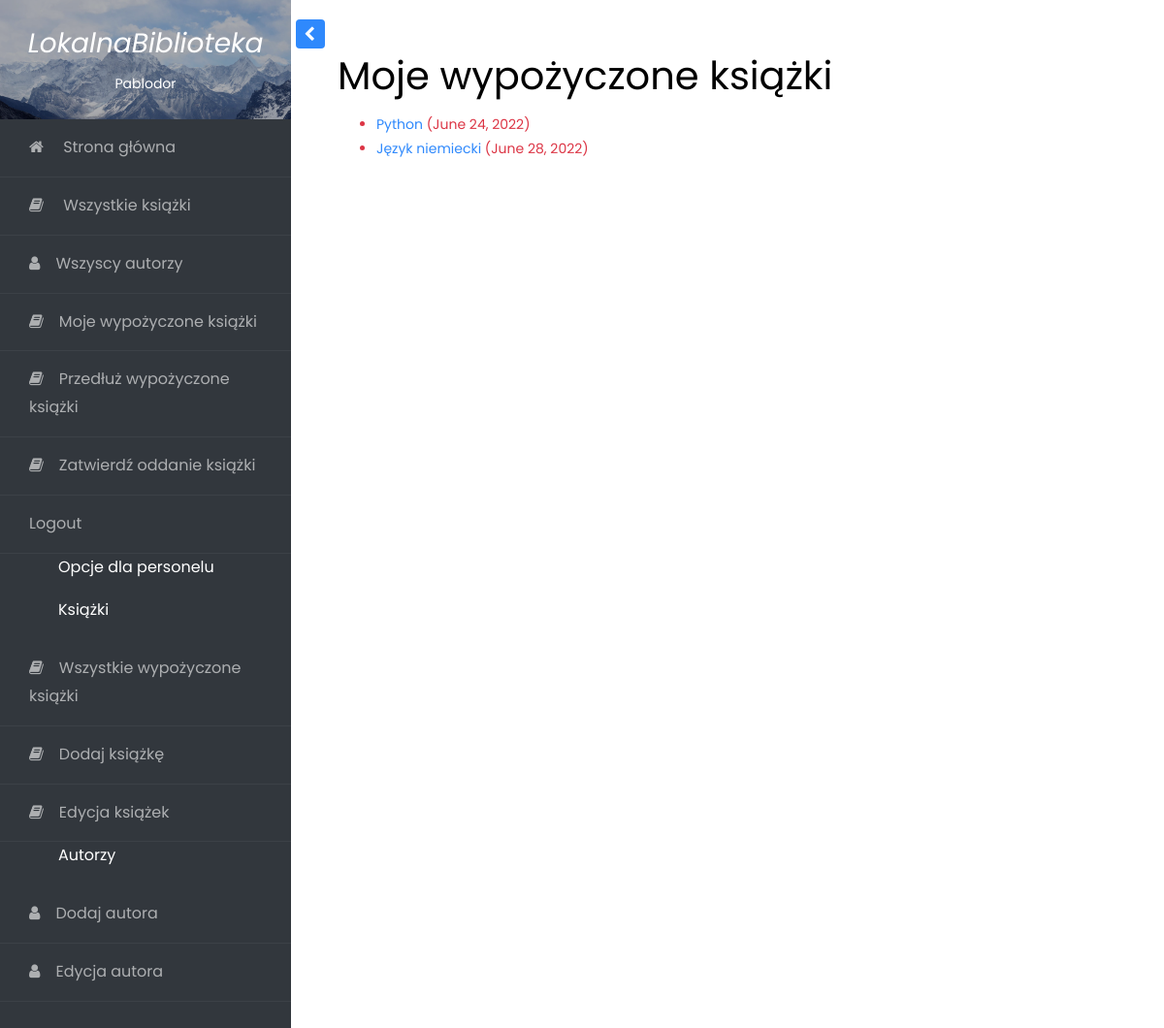
The app's page /catalog/mybooks/ (signed in) with its own data.
### catalog/models.py (models this page shows, shortened)
class BookInstance(models.Model):
    id = models.UUIDField(primary_key=True, default=uuid.uuid4, help_text='Unikalne ID dla kazdej ksiazki w calej księgarni.')
    book = models.ForeignKey('Book', on_delete=models.SET_NULL, null=True, verbose_name="Tytuł książki")
    imprint = models.CharField(max_length=200)
    due_back = models.DateField(null=True, blank=True, verbose_name="Wypożyczona do")
    borrower = models.ForeignKey(User, on_delete=models.SET_NULL, null=True, blank=True, verbose_name="Pożyczający")
    title = models.CharField(max_length=200, null=True, verbose_name="Tytuł") #dodałem tytuł do kopi ksiązki
    LOAN_STATUS = (
        ('m', 'W trakcie renowacji'), # m - maintenance
        ('o', 'Wypożyczona'), # o - on loan
        ('a', 'Dostępna'), # a - available
        ('r', 'Zarezerwowana'), # r - reserved
    )
    status = models.CharField(
        max_length=1,
        choices=LOAN_STATUS,
        blank=True,
        default='m',
        help_text='Dostępność książki',
    )
    class Meta:
        ordering = ['due_back']
        permissions = (("can_mark_returned", "Set book as returned"),)
    @property
    def is_overdue(self):
        if self.due_back and date.today() > self.due_back:
            return True
        return False

class Book(models.Model):
    title = models.CharField(max_length=200, verbose_name="Tytuł")
    author = models.ForeignKey('Author', on_delete=models.SET_NULL, null=True, verbose_name="Autor")
    summary = models.TextField(max_length=1000, help_text='Wprowadz krotki opis ksiazki', verbose_name="Opis książki")
    isbn = models.CharField('ISBN', max_length=13,
                            help_text='13 znakowy <a href="https://www.isbn-international.org/content/what-isbn">numer ISBN</a>')
    genre = models.ManyToManyField(Genre, help_text='Wybierz gatunek ksiazki.', verbose_name="Gatunek")
    language = models.ManyToManyField("Language", help_text='Wybierz język.', verbose_name="Język")
    def display_genre(self):
        """Create a string for the Genre. This is required to display genre in Admin."""
        return ', '.join(genre.name for genre in self.genre.all()[:3])
    display_genre.short_description = 'Gatunek'
    def display_language(self):
        """Create a string for the Genre. This is required to display genre in Admin."""
        return ', '.join(language.name for language in self.language.all()[:3])
    display_language.short_description = 'Język'

### catalog/views.py (the view)
# urls.py: path('mybooks/', views.LoanedBooksByUserListView.as_view(), name='my-borrowed'),
class LoanedBooksByUserListView(LoginRequiredMixin, generic.ListView):
    model = BookInstance
    template_name = 'bookinstance_list_borrowed_user.html'
    paginate_by = 10
    def get_queryset(self):
        return BookInstance.objects.filter(borrower=self.request.user).filter(status__exact='o').order_by('due_back')

### catalog/templates/bookinstance_list_borrowed_user.html
{% extends "base_generic.html" %}
{% block content %}
    <h1>Moje wypożyczone książki</h1>
    {% if bookinstance_list %}
    <ul>
      {% for bookinst in bookinstance_list %}
      <li class="{% if bookinst.is_overdue %}text-danger{% endif %}">
        <a href="{% url 'book-detail' bookinst.book.pk %}">{{bookinst.book.title}}</a> ({{ bookinst.due_back }})
      </li>
      {% endfor %}
    </ul>
    {% else %}
      <p>Brak wypożyczonych książek.</p>
    {% endif %}
{% endblock %}

### catalog/templates/base_generic.html (shortened to what this page needs)
<!DOCTYPE html>
<html lang="pl">
<head>
  <link rel="stylesheet" href="https://stackpath.bootstrapcdn.com/bootstrap/4.1.3/css/bootstrap.min.css">
  <link rel="stylesheet" href="https://stackpath.bootstrapcdn.com/font-awesome/4.7.0/css/font-awesome.min.css">
  {% load static %}
  <link rel="stylesheet" href="{% static 'css/style.css' %}">
</head>
<body>
<div class="wrapper d-flex align-items-stretch">
    {% block sidebar %}
        <nav id="sidebar">
                <div class="custom-menu">
                    <button type="button" id="sidebarCollapse" class="btn btn-primary">
                    </button>
                </div>
                <div class="img bg-wrap text-center py-4" style="background-image: url({% static 'images/bg_1.jpg' %});">
                    <h3 class="font-italic text-white"><a href="{% url 'index' %}" class="text-white">LokalnaBiblioteka</a></h3>
                    {{ user.username }}
                </div>
                <ul class="list-unstyled components mb-5">
                  <li>
                    <a href="{% url 'index' %}"><span class="fa fa-home mr-3"></span> Strona główna</a>
                  </li>
                  <li>
                      <a href="{% url 'books' %}"><span class="fa fa-book mr-3 "></span> Wszystkie książki</a>
                  </li>
                  <li>
                    <a href="{% url 'authors' %}"><span class="fa fa-user mr-3"></span>Wszyscy autorzy</a>
                  </li>
                    <li>
                    <a href="{% url 'my-borrowed' %}"><span class="fa fa-book mr-3"></span>Moje wypożyczone książki</a>
                  </li>
                    <li>
                    <a href="{% url 'all-borrowed-extend'   %}"><span class="fa fa-book mr-3"></span>Przedłuż wypożyczone książki</a>
                    </li>
                    <li>
                    <a href="{% url 'confirm-get-book'   %}"><span class="fa fa-book mr-3"></span>Zatwierdź oddanie książki</a>
                    </li>
                    {% if user.is_authenticated %}
                        <li><a href="{% url 'logout'%}?next={{request.path}}">Logout</a></li>
                    {% else %}
                        <li><a href="{% url 'django_registration_register'%}">Zarejestruj się</a></li>
                        <li><a href="{% url 'login'%}">Login</a></li>
                    {% endif %}
                    {% if perms.catalog.can_mark_returned %}
                    <li>
                        <p style="text-indent:60px;">Opcje dla personelu</p>
                    </li>
                    <li>
                        <p style="text-indent:60px;">Książki</p>
                    </li>
                    <li>
                        <a href="{% url 'all-borrowed' %}"><span class="fa fa-book mr-3"></span>Wszystkie wypożyczone książki</a>
                    </li>
                    <li>
                    <a href="{% url 'book_create' %}"><span class="fa fa-book mr-3"></span>Dodaj książkę</a>
                    </li>
                    <li>
                    <a href="{% url 'all-books-update' %}"><span class="fa fa-book mr-3"></span>Edycja książek</a>
                    </li>
                    <li>
                        <p style="text-indent:60px;">Autorzy</p>
                    </li>
                    <li>
                    <a href="{% url 'author_create' %}"><span class="fa fa-user mr-3"></span>Dodaj autora</a>
                    </li>
                    <li>
                    <a href="{% url 'all-authors-update'  %}"><span class="fa fa-user mr-3"></span>Edycja autora</a>
                    </li>
                    {% endif %}
                </ul>
            </nav>
    {% endblock %}
      <div id="content" class="p-4 p-md-5 pt-5">
          {% block content %}{% endblock %}
      </div>
</div>
</body>
</html>

### records on screen
BookInstance: book "Python", due_back "June 24, 2022"
BookInstance: book "Język niemiecki", due_back "June 28, 2022"

### other values on screen
{{ user.username }} "Pablodor"
